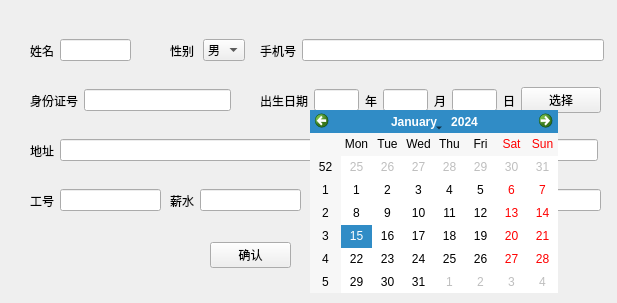
<?xml version="1.0" encoding="UTF-8"?>
<ui version="4.0">
 <class>DetailChangeableClass</class>
 <widget class="QWidget" name="DetailChangeableClass">
  <property name="geometry">
   <rect>
    <x>0</x>
    <y>0</y>
    <width>617</width>
    <height>303</height>
   </rect>
  </property>
  <property name="windowTitle">
   <string>添加人员</string>
  </property>
  <property name="windowIcon">
   <iconset theme="QIcon::ThemeIcon::ContactNew"/>
  </property>
  <widget class="QWidget" name="horizontalLayoutWidget_9">
   <property name="geometry">
    <rect>
     <x>30</x>
     <y>180</y>
     <width>131</width>
     <height>41</height>
    </rect>
   </property>
   <layout class="QHBoxLayout" name="horizontalLayout_13">
    <item>
     <widget class="QLabel" name="label_17">
      <property name="text">
       <string>工号</string>
      </property>
     </widget>
    </item>
    <item>
     <widget class="QLineEdit" name="lineEmployeeNoChangeable">
      <property name="alignment">
       <set>Qt::AlignmentFlag::AlignCenter</set>
      </property>
      <property name="readOnly">
       <bool>false</bool>
      </property>
     </widget>
    </item>
   </layout>
  </widget>
  <widget class="QWidget" name="horizontalLayoutWidget_10">
   <property name="geometry">
    <rect>
     <x>170</x>
     <y>180</y>
     <width>131</width>
     <height>41</height>
    </rect>
   </property>
   <layout class="QHBoxLayout" name="horizontalLayout_14">
    <item>
     <widget class="QLabel" name="label_18">
      <property name="text">
       <string>薪水</string>
      </property>
     </widget>
    </item>
    <item>
     <widget class="QLineEdit" name="lineSalaryChangeable">
      <property name="alignment">
       <set>Qt::AlignmentFlag::AlignCenter</set>
      </property>
      <property name="readOnly">
       <bool>false</bool>
      </property>
     </widget>
    </item>
   </layout>
  </widget>
  <widget class="QWidget" name="horizontalLayoutWidget_3">
   <property name="geometry">
    <rect>
     <x>30</x>
     <y>80</y>
     <width>201</width>
     <height>41</height>
    </rect>
   </property>
   <layout class="QHBoxLayout" name="horizontalLayout_10">
    <item>
     <widget class="QLabel" name="label_19">
      <property name="text">
       <string>身份证号</string>
      </property>
     </widget>
    </item>
    <item>
     <widget class="QLineEdit" name="lineIdChangeable">
      <property name="alignment">
       <set>Qt::AlignmentFlag::AlignCenter</set>
      </property>
      <property name="readOnly">
       <bool>false</bool>
      </property>
     </widget>
    </item>
   </layout>
  </widget>
  <widget class="QWidget" name="horizontalLayoutWidget_7">
   <property name="geometry">
    <rect>
     <x>370</x>
     <y>130</y>
     <width>241</width>
     <height>41</height>
    </rect>
   </property>
   <layout class="QHBoxLayout" name="horizontalLayout_15">
    <item>
     <widget class="QLabel" name="label_20">
      <property name="text">
       <string>职位</string>
      </property>
     </widget>
    </item>
    <item>
     <widget class="QLineEdit" name="linePostChangeable">
      <property name="alignment">
       <set>Qt::AlignmentFlag::AlignCenter</set>
      </property>
      <property name="readOnly">
       <bool>false</bool>
      </property>
     </widget>
    </item>
    <item>
     <widget class="QLabel" name="label_21">
      <property name="text">
       <string/>
      </property>
     </widget>
    </item>
   </layout>
  </widget>
  <widget class="QWidget" name="horizontalLayoutWidget_8">
   <property name="geometry">
    <rect>
     <x>313</x>
     <y>180</y>
     <width>301</width>
     <height>41</height>
    </rect>
   </property>
   <layout class="QHBoxLayout" name="horizontalLayout_16">
    <item>
     <widget class="QLabel" name="label_22">
      <property name="text">
       <string>部门</string>
      </property>
     </widget>
    </item>
    <item>
     <widget class="QLineEdit" name="lineDepartmentChangeable">
      <property name="alignment">
       <set>Qt::AlignmentFlag::AlignCenter</set>
      </property>
      <property name="readOnly">
       <bool>false</bool>
      </property>
     </widget>
    </item>
    <item>
     <widget class="QLabel" name="label_23">
      <property name="text">
       <string/>
      </property>
     </widget>
    </item>
   </layout>
  </widget>
  <widget class="QWidget" name="horizontalLayoutWidget">
   <property name="geometry">
    <rect>
     <x>30</x>
     <y>30</y>
     <width>101</width>
     <height>41</height>
    </rect>
   </property>
   <layout class="QHBoxLayout" name="horizontalLayout_2">
    <item>
     <widget class="QLabel" name="label_2">
      <property name="text">
       <string>姓名</string>
      </property>
     </widget>
    </item>
    <item>
     <widget class="QLineEdit" name="lineNameChangeable">
      <property name="alignment">
       <set>Qt::AlignmentFlag::AlignCenter</set>
      </property>
      <property name="readOnly">
       <bool>false</bool>
      </property>
     </widget>
    </item>
   </layout>
  </widget>
  <widget class="QWidget" name="horizontalLayoutWidget_5">
   <property name="geometry">
    <rect>
     <x>30</x>
     <y>130</y>
     <width>321</width>
     <height>41</height>
    </rect>
   </property>
   <layout class="QHBoxLayout" name="horizontalLayout_17">
    <item>
     <widget class="QLabel" name="label_24">
      <property name="text">
       <string>地址</string>
      </property>
     </widget>
    </item>
    <item>
     <widget class="QLineEdit" name="lineAddressChangeable">
      <property name="alignment">
       <set>Qt::AlignmentFlag::AlignCenter</set>
      </property>
      <property name="readOnly">
       <bool>false</bool>
      </property>
     </widget>
    </item>
   </layout>
  </widget>
  <widget class="QWidget" name="horizontalLayoutWidget_6">
   <property name="geometry">
    <rect>
     <x>260</x>
     <y>80</y>
     <width>341</width>
     <height>41</height>
    </rect>
   </property>
   <layout class="QHBoxLayout" name="horizontalLayout_18">
    <item>
     <widget class="QLabel" name="label_25">
      <property name="text">
       <string>出生日期</string>
      </property>
     </widget>
    </item>
    <item>
     <widget class="QLineEdit" name="lineYearChangeable">
      <property name="alignment">
       <set>Qt::AlignmentFlag::AlignCenter</set>
      </property>
      <property name="readOnly">
       <bool>true</bool>
      </property>
     </widget>
    </item>
    <item>
     <widget class="QLabel" name="label_26">
      <property name="text">
       <string>年</string>
      </property>
     </widget>
    </item>
    <item>
     <widget class="QLineEdit" name="lineMonthChangeable">
      <property name="alignment">
       <set>Qt::AlignmentFlag::AlignCenter</set>
      </property>
      <property name="readOnly">
       <bool>true</bool>
      </property>
     </widget>
    </item>
    <item>
     <widget class="QLabel" name="label_27">
      <property name="text">
       <string>月</string>
      </property>
     </widget>
    </item>
    <item>
     <widget class="QLineEdit" name="lineDayChangeable">
      <property name="alignment">
       <set>Qt::AlignmentFlag::AlignCenter</set>
      </property>
      <property name="readOnly">
       <bool>true</bool>
      </property>
     </widget>
    </item>
    <item>
     <widget class="QLabel" name="label_28">
      <property name="text">
       <string>日</string>
      </property>
     </widget>
    </item>
    <item>
     <widget class="QPushButton" name="buttonCalendar">
      <property name="text">
       <string>选择</string>
      </property>
     </widget>
    </item>
   </layout>
  </widget>
  <widget class="QWidget" name="horizontalLayoutWidget_4">
   <property name="geometry">
    <rect>
     <x>260</x>
     <y>30</y>
     <width>344</width>
     <height>41</height>
    </rect>
   </property>
   <layout class="QHBoxLayout" name="horizontalLayout_19">
    <item>
     <widget class="QLabel" name="label_29">
      <property name="text">
       <string>手机号</string>
      </property>
     </widget>
    </item>
    <item>
     <widget class="QLineEdit" name="linePhoneNoChangeable">
      <property name="alignment">
       <set>Qt::AlignmentFlag::AlignCenter</set>
      </property>
      <property name="readOnly">
       <bool>false</bool>
      </property>
     </widget>
    </item>
   </layout>
  </widget>
  <widget class="QWidget" name="horizontalLayoutWidget_2">
   <property name="geometry">
    <rect>
     <x>170</x>
     <y>30</y>
     <width>75</width>
     <height>41</height>
    </rect>
   </property>
   <layout class="QHBoxLayout" name="horizontalLayout_20">
    <item>
     <widget class="QLabel" name="label_30">
      <property name="text">
       <string>性别</string>
      </property>
     </widget>
    </item>
    <item>
     <widget class="QComboBox" name="comboSex">
      <item>
       <property name="text">
        <string>男</string>
       </property>
      </item>
      <item>
       <property name="text">
        <string>女</string>
       </property>
      </item>
     </widget>
    </item>
   </layout>
  </widget>
  <widget class="QWidget" name="horizontalLayoutWidget_11">
   <property name="geometry">
    <rect>
     <x>210</x>
     <y>230</y>
     <width>201</width>
     <height>51</height>
    </rect>
   </property>
   <layout class="QHBoxLayout" name="horizontalLayout_21">
    <property name="spacing">
     <number>40</number>
    </property>
    <item>
     <widget class="QPushButton" name="buttonOK">
      <property name="text">
       <string>确认</string>
      </property>
     </widget>
    </item>
    <item>
     <widget class="QPushButton" name="buttonCancel">
      <property name="text">
       <string>取消</string>
      </property>
     </widget>
    </item>
   </layout>
  </widget>
  <widget class="QCalendarWidget" name="calendarBirthday">
   <property name="geometry">
    <rect>
     <x>310</x>
     <y>110</y>
     <width>248</width>
     <height>183</height>
    </rect>
   </property>
   <property name="gridVisible">
    <bool>false</bool>
   </property>
   <property name="dateEditEnabled">
    <bool>true</bool>
   </property>
  </widget>
 </widget>
 <resources/>
 <connections/>
</ui>
